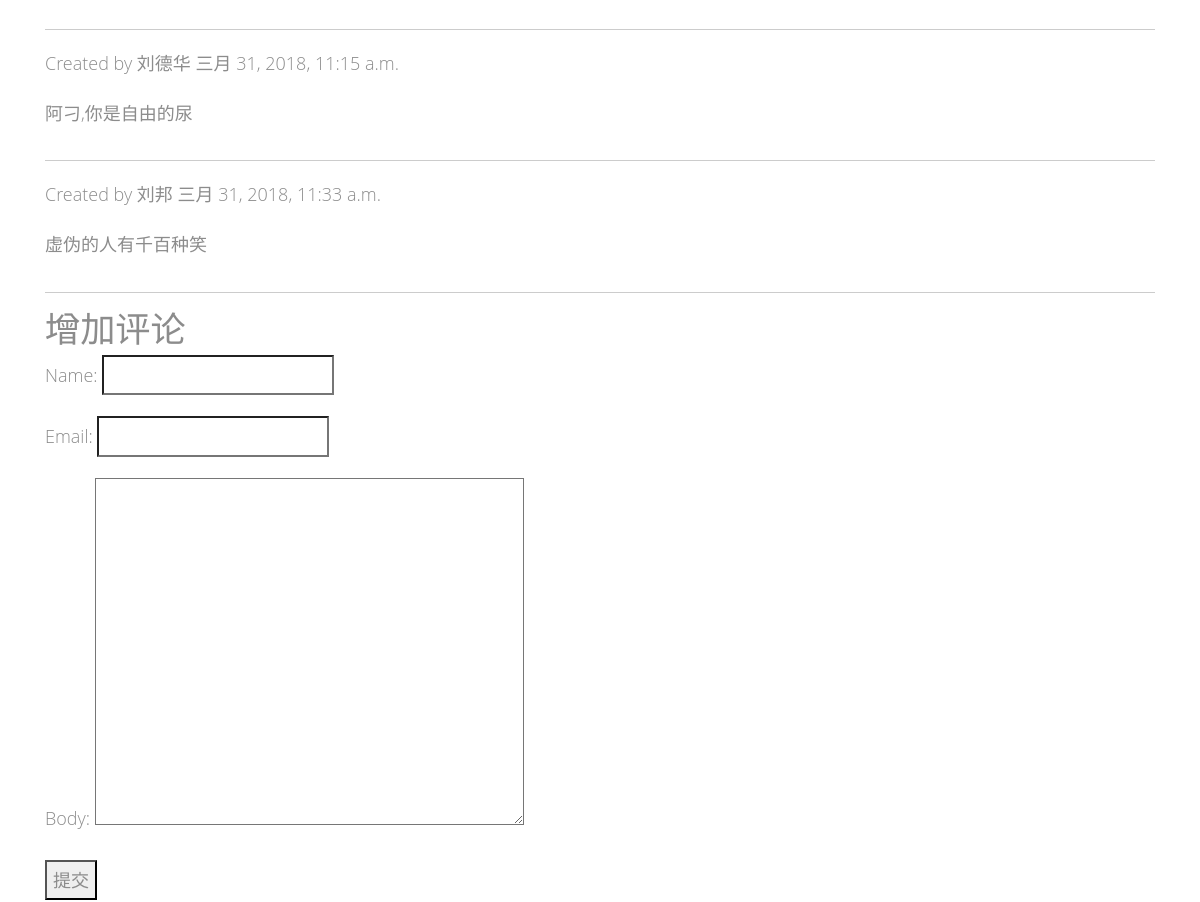
Page /post/4/ (middle part) on the earlier database version.
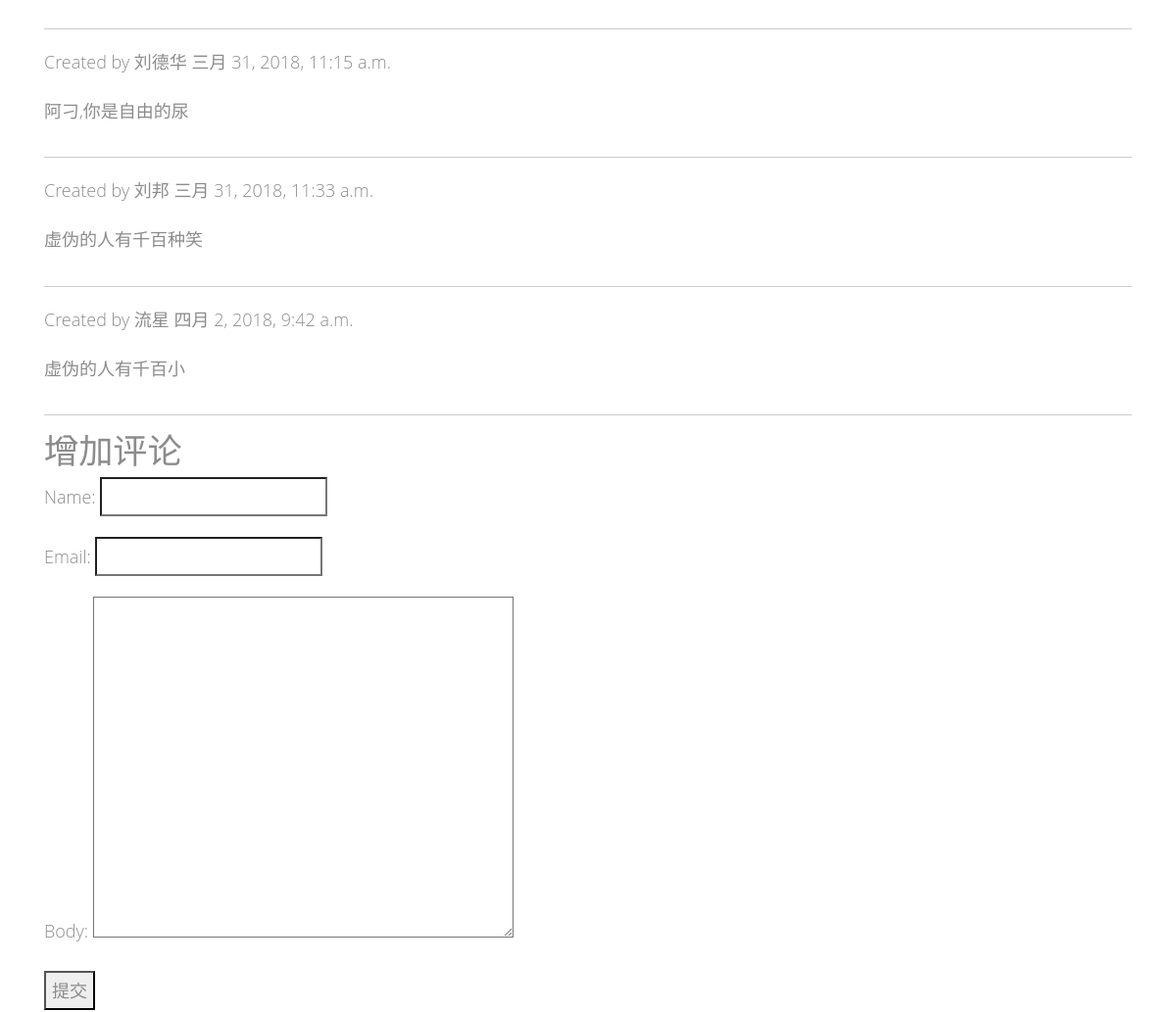
Same page on the later database version.
### blog/models.py (models this page shows, shortened)
@python_2_unicode_compatible
class CommentPost(models.Model):
    post = models.ForeignKey(Post, related_name='comments')
    name = models.CharField(max_length=80)
    email = models.EmailField()
    body = models.TextField()
    created = models.DateTimeField(auto_now_add=True)
    updated = models.DateTimeField(auto_now=True)
    active = models.BooleanField(default=True)
    class Meta:
        ordering = ('created',)
        verbose_name = u'文章评论'
        verbose_name_plural = verbose_name

### blog/views.py (the view)
# urls.py: url(r'^post/(?P<pk>[0-9]+)/$', views.post_detail, name='detail'),
def post_detail(request, pk):
    post = get_object_or_404(Post, pk=pk)
    comments = post.comments.filter(active=True)
    new_comment = None
    if request.method == 'POST':
        commentpost_form = CommentPostForm(data=request.POST)
        if commentpost_form.is_valid():
            new_comment = commentpost_form.save(commit=False)
            new_comment.post = post
            new_comment.save()
            return redirect(post)
    else:
        commentpost_form = CommentPostForm()
    return render(request, 'detail.html', {'post': post,
                                           'comments': comments,
                                           'new_comment': new_comment,
                                           'commentpost_form': commentpost_form})

### blog/forms.py
class CommentPostForm(forms.ModelForm):
    class Meta:
        model = CommentPost
        fields = ('name', 'email', 'body')

### blog/models.py (called while the page is built)
    def __str__(self):
        return self.name

### templates/detail.html (shortened to what this page needs)
{% load staticfiles %}
{% load markdown_deux_tags %}
<!DOCTYPE html>
<html>
<head>
    <link rel="stylesheet" href="{% static 'css/bootstrap.min.css' %}">
    <link rel="stylesheet" href="{% static 'css/templatemo-style.css' %}">
    <link rel="stylesheet" href="{% static 'css/github.css' %}">
</head>
<body>
<section class="tm-section">
    <div class="container-fluid">
        <div class="row">
            <hr class="tm-margin-t-small">
            {% for comment in comments %}
                <div class="comment">
                    <p class="info">
                        Created by {{ comment.name }}
                        {{ comment.created }}
                    </p>
                    {{ comment.body|linebreaks }}
                </div>
                <hr class="tm-margin-t-small">
            {% empty %}
                <p>还没有评论.</p>
            {% endfor %}
            {% if new_comment %}
                <h2>添加成功.</h2>
            {% else %}
                <h2>增加评论</h2>
                <form action="." method="post">
                    {{ commentpost_form.as_p }}
                    <p><input type="submit" value="提交"></p>
                </form>
            {% endif %}
        </div>
    </div>
</section>
</body>
</html>

Differences in the rows shown:
added CommentPost: name "流星", created "四月 2, 2018, 9:42 a.m.", body "虚伪的人有千百小"
